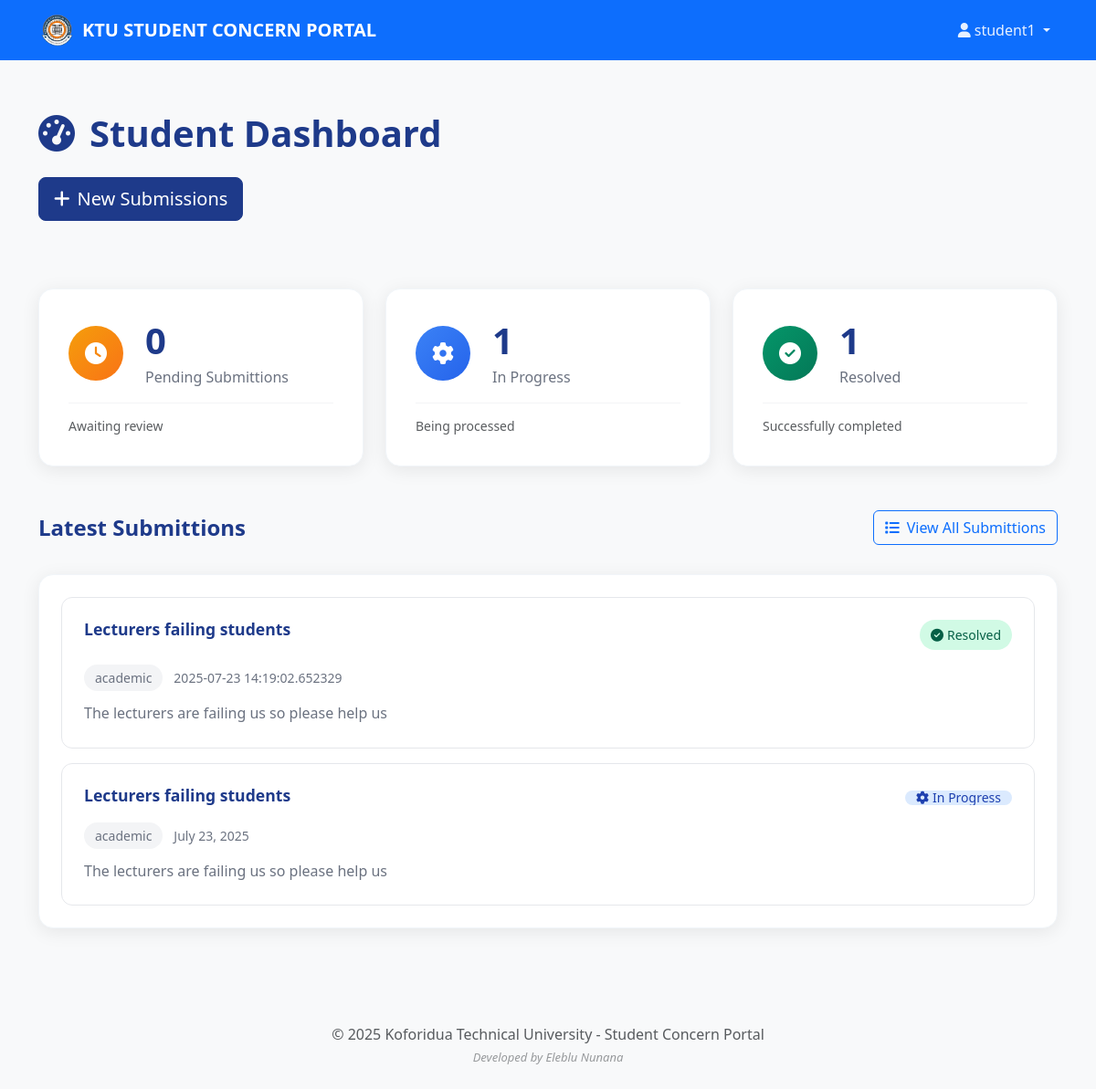
The page /student/dashboard (signed in) on the database as committed earlier.
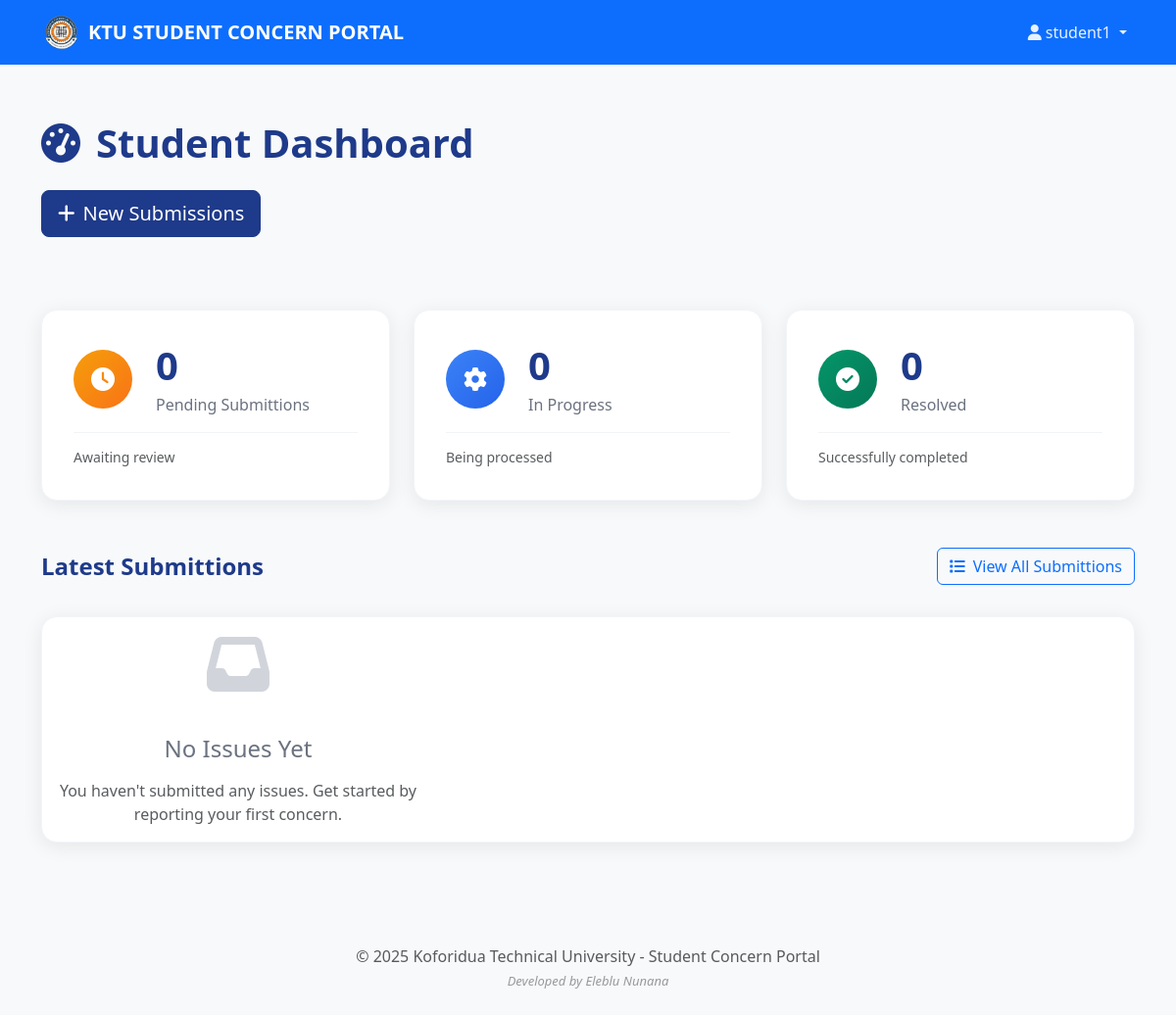
The same page on the database as committed later.
### tables this page shows
CREATE TABLE issues (
    id INTEGER PRIMARY KEY AUTOINCREMENT,
    student_id INTEGER NOT NULL,
    subject TEXT NOT NULL,
    category TEXT NOT NULL,
    message TEXT NOT NULL,
    status TEXT NOT NULL DEFAULT 'pending' CHECK (status IN ('pending', 'in_progress', 'resolved')),
    response TEXT,
    created_at TIMESTAMP DEFAULT CURRENT_TIMESTAMP,
    FOREIGN KEY (student_id) REFERENCES users (id)
);

### app.py (the view)
@app.route('/student/dashboard')
def student_dashboard():
    if g.user is None or g.user['role'] != 'student':
        return redirect(url_for('login'))
    conn = get_db_connection()
    username = g.user['username']
    issues = conn.execute('SELECT * FROM issues WHERE student_id = (SELECT id FROM users WHERE username = ?)', (username,)).fetchall()
    conn.close()
    stats = {
        'pending': sum(1 for issue in issues if issue['status'] == 'pending'),
        'in_progress': sum(1 for issue in issues if issue['status'] == 'in_progress'),
        'resolved': sum(1 for issue in issues if issue['status'] == 'resolved'),
    }
    recent_issues = issues[-5:] if len(issues) > 5 else issues
    return render_template('student_dashboard.html', recent_issues=recent_issues, stats=stats, parse_datetime=parse_datetime)

### app.py (called while the page is built)
def parse_datetime(date_string):
    if not date_string:
        return 'Unknown date'
    try:
        dt = datetime.strptime(date_string, '%Y-%m-%d %H:%M:%S')
        return dt.strftime('%B %d, %Y at %I:%M %p')
    except:
        return date_string

@app.before_request
def load_logged_in_user():
    username = session.get('username')
    if username is None:
        g.user = None
    else:
        conn = get_db_connection()
        user = conn.execute('SELECT * FROM users WHERE username = ?', (username,)).fetchone()
        conn.close()
        if user is None:
            g.user = None
        else:
            g.user = {"username": user["username"], "role": user["role"]}

def get_db_connection():
    conn = sqlite3.connect('university_issues.db')
    conn.row_factory = sqlite3.Row
    return conn

### templates/student_dashboard.html (shortened to what the changed rows need)
{% extends "base.html" %}
{% block content %}
<div class="dashboard-container">
    <div class="dashboard-header">
        <div>
            <h1 class="dashboard-title">
                <i class="fas fa-tachometer-alt me-3"></i>Student Dashboard
            </h1>
        </div>
</div>
    <div class="row g-4 mb-5">
        <div class="col-md-4">
            <div class="stat-card progress-card">
                <div class="stat-card-content">
                    <div class="stat-info">
                        <h3 class="stat-number">{{ stats.in_progress }}</h3>
                        <p class="stat-label">In Progress</p>
                    </div>
                </div>
            </div>
        </div>
        <div class="col-md-4">
            <div class="stat-card resolved-card">
                <div class="stat-card-content">
                    <div class="stat-info">
                        <h3 class="stat-number">{{ stats.resolved }}</h3>
                        <p class="stat-label">Resolved</p>
                    </div>
                </div>
            </div>
        </div>
    </div>
    <div class="recent-issues-section">
        <div class="modern-card">
            {% if recent_issues %}
                <div class="issues-grid">
                    {% for issue in recent_issues %}
                    <div class="issue-item">
                        <div class="issue-header">
                            <h5 class="issue-title">{{ issue.subject }}</h5>
                            <div class="issue-actions">
                                {% if issue.status == 'pending' %}
                                    <span class="status-badge pending">
                                        <i class="fas fa-clock me-1"></i>Pending
                                    </span>
                                {% elif issue.status == 'in_progress' %}
                                    <span class="status-badge progress">
                                        <i class="fas fa-cog me-1"></i>In Progress
                                    </span>
                                {% elif issue.status == 'resolved' %}
                                    <span class="status-badge resolved">
                                        <i class="fas fa-check-circle me-1"></i>Resolved
                                    </span>
                                {% endif %}
                            </div>
                        </div>
                        <div class="issue-meta">
                            <span class="category-tag">{{ issue.category }}</span>
                            <span class="issue-date">{{ parse_datetime(issue.created_at).split(' at')[0] if issue.created_at else 'N/A' }}</span>
                        </div>
                        <p class="issue-preview">{{ issue.message[:100] }}{% if issue.message|length > 100 %}...{% endif %}</p>
                    </div>
                    {% endfor %}
                </div>
            {% else %}
                <div class="empty-state">
                    <div class="empty-icon">
                        <i class="fas fa-inbox"></i>
                    </div>
                    <h4>No Issues Yet</h4>
                    <p class="text-muted">You haven't submitted any issues. Get started by reporting your first concern.</p>
                </div>
            {% endif %}
        </div>
    </div>
</div>
{% endblock %}

Rows that differ between the two databases and show on the page:
removed issues: subject "Lecturers failing students", status "resolved" (drawn), category "academic", created_at "2025-07-23 14:19:02.652329", message "The lecturers are failing us so please help us"
removed issues: subject "Lecturers failing students", status "in_progress" (drawn), category "academic", created_at "July 23, 2025", message "The lecturers are failing us so please help us"
Other text that changed with them:
{{ stats.in_progress }}: "1" → "0"
{{ stats.resolved }}: "1" → "0"
text now shown: "No Issues Yet You haven't submitted any issues. Get started by reporting your first concern."
